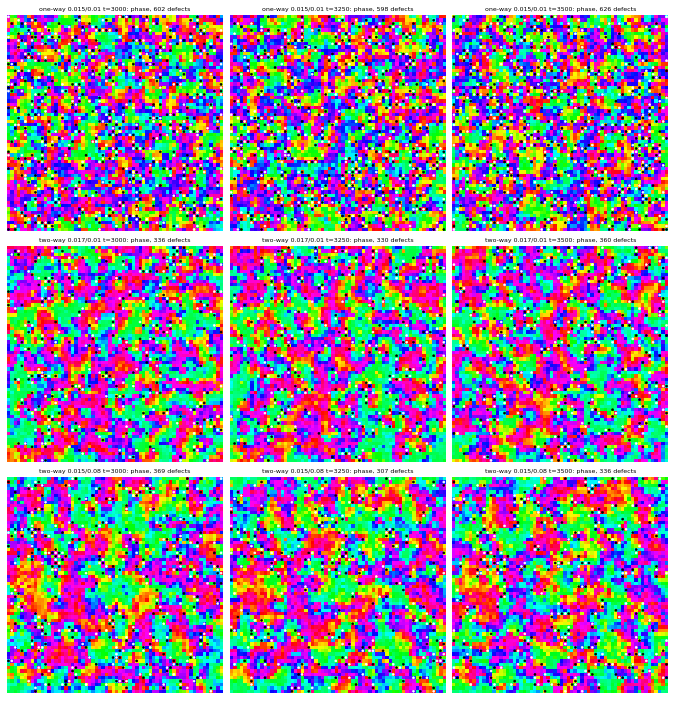

Generate this figure with Python:
import sys, os, importlib.util, numpy as np, matplotlib; matplotlib.use('Agg'); import matplotlib.pyplot as plt
from multiprocessing import Pool
sys.path.insert(0, os.path.dirname(os.path.abspath(__file__)))
from run2 import build, P0, LIB, X, ROOT
spec = importlib.util.spec_from_file_location('n5', os.path.join(ROOT, 'Research', 'Chem', 'Scans', '2026-10-23_N5_global_chem', 'scan.py'))
n5 = importlib.util.module_from_spec(spec); spec.loader.exec_module(n5)
MAIN = os.path.join(ROOT, 'C', 'libevoca.dylib')
CASES = [('one-way', MAIN, 0.015, 0.01), ('two-way', LIB, 0.017, 0.01), ('two-way', LIB, 0.015, 0.08)]
N = 512; B = 8   # finer blocks than the scan, to resolve pinwheels

def run(case):
    name, lib, ws, wd = case
    s = build(dict(P0, waste_sink=ws, wdiff=wd), N, 0, lib=lib)
    for _ in range(3000): s.step()
    out = []; snaps = []; prev = None
    for t in range(3000, 4501):
        if t % 250 in (0, 250 - 60):
            pos, q, n, th = n5.phase_singularities(s.get_F(), s.get_W(), b=B)
            if t % 250 == 0:
                if prev is not None:
                    pp, pq, pth = prev
                    out.append((len(pos), n5.persistent(pos, q, pp, pq, n),
                                n5.persistent(pos, q, (pp + n // 2) % n, pq, n)))
                if len(snaps) < 3: snaps.append((t, th, pos, q))
            else:
                prev = (pos, q, th)
        s.step()
    s.free()
    return case, np.array(out), snaps

if __name__ == '__main__':
    with Pool(3) as pool:
        R = pool.map(run, CASES)
    fig, axs = plt.subplots(len(R), 3, figsize=(15, 5.2 * len(R)))
    for r, ((name, _, ws, wd), o, snaps) in enumerate(R):
        ns, pers, null = o.mean(0)
        print(f"{name} sink {ws} wdiff {wd}: singularities {ns:.0f}, persist(60 steps) {pers:.0f}, chance {null:.0f}, ratio {pers/max(null,1):.2f}")
        for k, (t, th, pos, q) in enumerate(snaps):
            a = axs[r, k]; a.imshow(th, cmap='hsv'); a.axis('off')
            a.scatter(pos[:, 1], pos[:, 0], c=['k' if v > 0 else 'w' for v in q], s=10)
            a.set_title(f'{name} {ws}/{wd} t={t}: phase, {len(pos)} defects', fontsize=10)
    plt.tight_layout(); plt.savefig(os.path.join(X, 'phase.png'), dpi=45)
